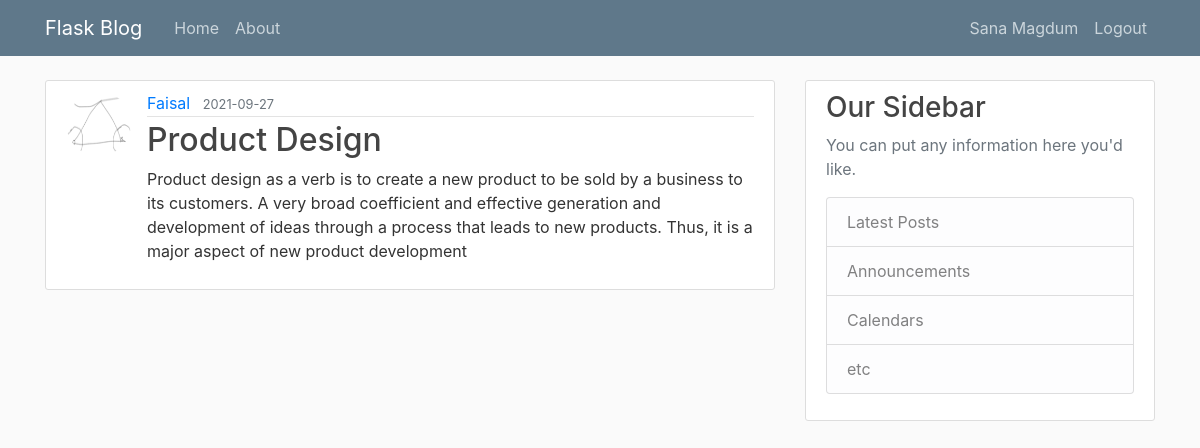
The app's page /post/1 (signed in) with its own data.
### FMagdum/models.py (models this page shows, shortened)
class User(db.Model, UserMixin):
    id = db.Column(db.Integer, primary_key=True)
    username = db.Column(db.String(20), unique=True, nullable=False)
    email = db.Column(db.String(120), unique=True, nullable=False)
    image_file = db.Column(db.String(20), nullable=False, default='default.jpg')
    password = db.Column(db.String(60), nullable=False)
    posts = db.relationship('Post', backref='author', lazy=True)

class Post(db.Model):
    id = db.Column(db.Integer, primary_key=True)
    title = db.Column(db.String(100),nullable=False)
    date_posted = db.Column(db.DateTime, nullable=False, default=datetime.utcnow)
    content = db.Column(db.Text, nullable=False)
    user_id = db.Column(db.Integer, db.ForeignKey('user.id'), nullable=False)

### FMagdum/routes.py (the view)
@app.route("/post/<int:post_id>")
def post(post_id):
    post = Post.query.get_or_404(post_id)
    return render_template('post.html', title=post.title, post=post)

### FMagdum/models.py (called while the page is built)
@login_manager.user_loader
def load_user(user_id):
    return User.query.get(int(user_id))

### FMagdum/templates/post.html (shortened to what this page needs)
{%extends "layout.html"%}
{%block content%}
    <article class="media content-section">
        <img class="rounded-circle article-img" src="{{url_for('static', filename='profile_pics/' + post.author.image_file)}}">
        <div class="media-body">
        <div class="article-metadata">
            <a class="mr-2" href="#">{{ post.author.username }}</a>
            <small class="text-muted">{{ post.date_posted.strftime('%Y-%m-%d') }}</small>
        </div>
        <h2 class="article-title">{{ post.title }}</h2>
        <p class="article-content">{{ post.content }}</p>
        </div>
    </article>
{%endblock content%}

### FMagdum/templates/layout.html (shortened to what this page needs)
<!DOCTYPE html>
<html>
<head>
    <link rel="stylesheet" href="https://maxcdn.bootstrapcdn.com/bootstrap/4.0.0/css/bootstrap.min.css">
    <link rel="stylesheet" type="text/css" href="{{ url_for('static', filename='main.css') }}">
</head>
<body>
    <header class="site-header">
        <nav class="navbar navbar-expand-md navbar-dark bg-steel fixed-top">
          <div class="container">
            <a class="navbar-brand mr-4" href="/">Flask Blog</a>
            <div class="collapse navbar-collapse" id="navbarToggle">
              <div class="navbar-nav mr-auto">
                <a class="nav-item nav-link" href="{{url_for('home')}}">Home</a>
                <a class="nav-item nav-link" href="{{url_for('about')}}">About</a>
              </div>
              <div class="navbar-nav ml-auto">
                {% if current_user.is_authenticated %}
                  <a class="nav-item nav-link" href="{{url_for('new_post')}}">{{legend}}</a>
                  <a class="nav-item nav-link" href="{{url_for('account')}}">{{ current_user.username }}</a>
                  <a class="nav-item nav-link" href="{{url_for('logout')}}">Logout</a>
                {% else %}
                  <a class="nav-item nav-link" href="{{url_for('login')}}">Login</a>
                  <a class="nav-item nav-link" href="{{url_for('register')}}">Register</a>
                {% endif %}
              </div>
            </div>
          </div>
        </nav>
    </header>
    <main role="main" class="container">
        <div class="row">
          <div class="col-md-8">
            {% block content %}{% endblock %}
          </div>
          <div class="col-md-4">
            <div class="content-section">
              <h3>Our Sidebar</h3>
              <p class='text-muted'>You can put any information here you'd like.
                <ul class="list-group">
                  <li class="list-group-item list-group-item-light">Latest Posts</li>
                  <li class="list-group-item list-group-item-light">Announcements</li>
                  <li class="list-group-item list-group-item-light">Calendars</li>
                  <li class="list-group-item list-group-item-light">etc</li>
                </ul>
              </p>
            </div>
          </div>
        </div>
      </main>
</body>
</html>

### FMagdum/static/main.css (style rules this page uses)
body { background: #fafafa; color: #333333; margin-top: 5rem; }
h1, h2, h3, h4, h5, h6 { color: #444444; }
.bg-steel { background-color: #5f788a; }
.site-header .navbar-nav .nav-link { color: #cbd5db; }
.content-section { background: #ffffff; padding: 10px 20px; border: 1px solid #dddddd; border-radius: 3px; margin-bottom: 20px; }
.article-title { color: #444444; }
.article-content { white-space: pre-line; }
.article-img { height: 65px; width: 65px; margin-right: 16px; }
.article-metadata { padding-bottom: 1px; margin-bottom: 4px; border-bottom: 1px solid #e3e3e3 }

### records on screen
User: username "Sana Magdum"
User: image_file (picture), author.username "Faisal"
Post: date_posted "2021-09-27", title "Product Design", content "Product design as a verb is to create a new product to be sold by a business to its customers. A very broad coefficient and effective generation and development of ideas through a process that leads to new products. Thus, it is a major aspect of new product development"
